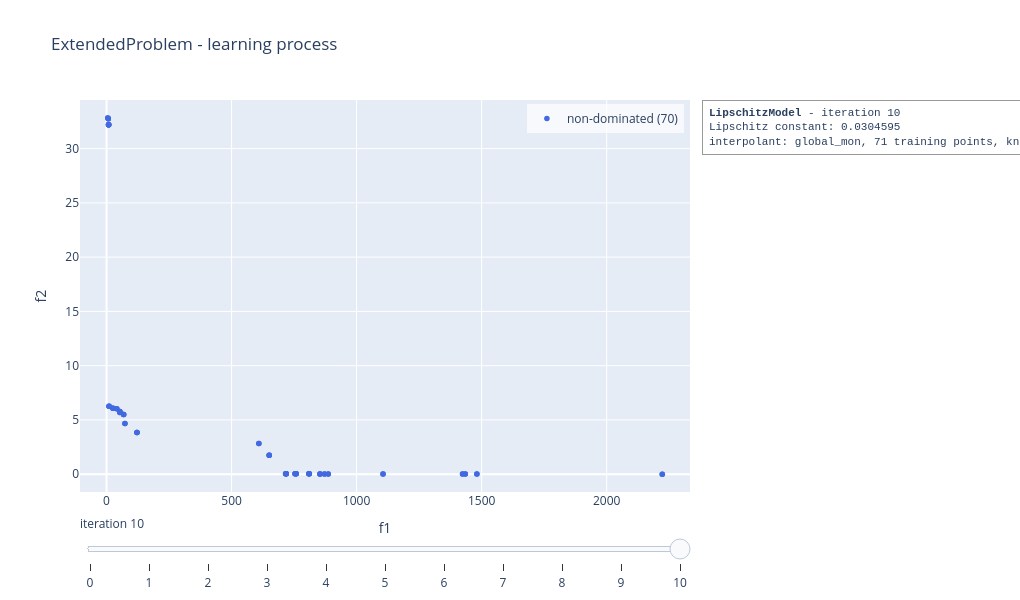

The notebook cell this image was saved under:
### Code cell
slip_model.visualise("learning", show = False)

### Figure 1 — Plotly figure (JSON) as saved in the notebook; plotly's stock layout.template omitted (floating-point values rounded to 4 significant figures)
{"data": [{"marker": {"color": "royalblue", "size": 5.5}, "mode": "markers", "name": "non-dominated (70)", "type": "scatter", "x": [25.56, 25.56, 25.56, 52.79, 52.79, 52.79, 68.27, 68.27, 68.27, 7.085, 7.085, 7.085, 8.167, 8.167, 8.167, 8.22, 8.22, 8.22, 758.5, 758.5, 758.5, 10.05, 10.05, 10.05, 886.5, 886.5, 871.4, 871.4, 853.6, 853.6, 853.6, 810.8, 810.8, 810.8, 809.0, 809.0, 2222.0, 2222.0, 1435.0, 1435.0, 1106.0, 1106.0, 1481.0, 1481.0, 754.0, 754.0, 754.0, 40.98, 40.98, 53.35, 53.35, 73.53, 73.53, 121.7, 121.7, 121.7, 609.0, 609.0, 4.764, 1424.0, 1424.0, 650.6, 650.6, 650.6, 718.3, 718.3, 718.3, 718.3, 715.9, 715.9], "y": [6.074, 6.074, 6.074, 5.78, 5.78, 5.78, 5.492, 5.492, 5.492, 32.75, 32.75, 32.75, 32.2, 32.2, 32.2, 32.2, 32.2, 32.2, 0.04391, 0.04391, 0.04391, 6.268, 6.267, 6.268, 0.02894, 0.02894, 0.02964, 0.02964, 0.0322, 0.0322, 0.0322, 0.04141, 0.04141, 0.04141, 0.04183, 0.04183, 0.004527, 0.004527, 0.01287, 0.01287, 0.01692, 0.01692, 0.01115, 0.01115, 0.0481, 0.0481, 0.0481, 6.032, 6.032, 5.686, 5.686, 4.679, 4.679, 3.85, 3.85, 3.85, 2.831, 2.831, 32.84, 0.01333, 0.01333, 1.756, 1.756, 1.756, 0.04986, 0.04986, 0.04986, 0.04986, 0.05154, 0.05154]}], "layout": {"annotations": [{"align": "left", "bgcolor": "rgba(255,255,255,0.85)", "bordercolor": "#999999", "borderpad": 6, "borderwidth": 1, "font": {"family": "Courier New, monospace", "size": 11}, "showarrow": false, "text": "<b>LipschitzModel</b> - iteration 10<br>Lipschitz constant: 0.0304595<br>interpolant: global_mon, 71 training points, knn 2", "x": 1.02, "xanchor": "left", "xref": "paper", "y": 1, "yanchor": "top", "yref": "paper"}], "height": 600, "legend": {"bgcolor": "rgba(255,255,255,0.7)", "x": 0.99, "xanchor": "right", "y": 0.99, "yanchor": "top"}, "margin": {"r": 330}, "showlegend": true, "sliders": [{"active": 10, "currentvalue": {"prefix": "iteration "}, "steps": [{"args": [["0"], {"frame": {"redraw": true}, "mode": "immediate"}], "label": "0", "method": "animate"}, {"args": [["1"], {"frame": {"redraw": true}, "mode": "immediate"}], "label": "1", "method": "animate"}, {"args": [["2"], {"frame": {"redraw": true}, "mode": "immediate"}], "label": "2", "method": "animate"}, {"args": [["3"], {"frame": {"redraw": true}, "mode": "immediate"}], "label": "3", "method": "animate"}, {"args": [["4"], {"frame": {"redraw": true}, "mode": "immediate"}], "label": "4", "method": "animate"}, {"args": [["5"], {"frame": {"redraw": true}, "mode": "immediate"}], "label": "5", "method": "animate"}, {"args": [["6"], {"frame": {"redraw": true}, "mode": "immediate"}], "label": "6", "method": "animate"}, {"args": [["7"], {"frame": {"redraw": true}, "mode": "immediate"}], "label": "7", "method": "animate"}, {"args": [["8"], {"frame": {"redraw": true}, "mode": "immediate"}], "label": "8", "method": "animate"}, {"args": [["9"], {"frame": {"redraw": true}, "mode": "immediate"}], "label": "9", "method": "animate"}, {"args": [["10"], {"frame": {"redraw": true}, "mode": "immediate"}], "label": "10", "method": "animate"}]}], "title": {"text": "ExtendedProblem - learning process"}, "width": 1020, "xaxis": {"range": [-106.1, 2333.0], "title": {"text": "f1"}}, "yaxis": {"range": [-1.637, 34.48], "title": {"text": "f2"}}}}
